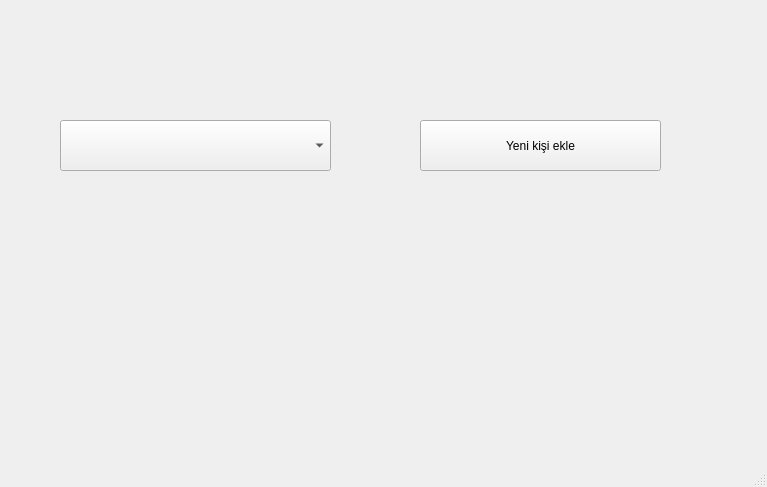
<?xml version="1.0" encoding="UTF-8"?>
<ui version="4.0">
 <class>MainWindow</class>
 <widget class="QMainWindow" name="MainWindow">
  <property name="geometry">
   <rect>
    <x>0</x>
    <y>0</y>
    <width>767</width>
    <height>487</height>
   </rect>
  </property>
  <property name="windowTitle">
   <string>MainWindow</string>
  </property>
  <widget class="QWidget" name="centralwidget">
   <widget class="QComboBox" name="comboBox">
    <property name="geometry">
     <rect>
      <x>60</x>
      <y>120</y>
      <width>271</width>
      <height>51</height>
     </rect>
    </property>
   </widget>
   <widget class="QPushButton" name="pushButton">
    <property name="geometry">
     <rect>
      <x>420</x>
      <y>120</y>
      <width>241</width>
      <height>51</height>
     </rect>
    </property>
    <property name="text">
     <string>Yeni kişi ekle</string>
    </property>
   </widget>
  </widget>
  <widget class="QMenuBar" name="menubar">
   <property name="geometry">
    <rect>
     <x>0</x>
     <y>0</y>
     <width>767</width>
     <height>26</height>
    </rect>
   </property>
  </widget>
  <widget class="QStatusBar" name="statusbar"/>
 </widget>
 <resources/>
 <connections/>
</ui>
